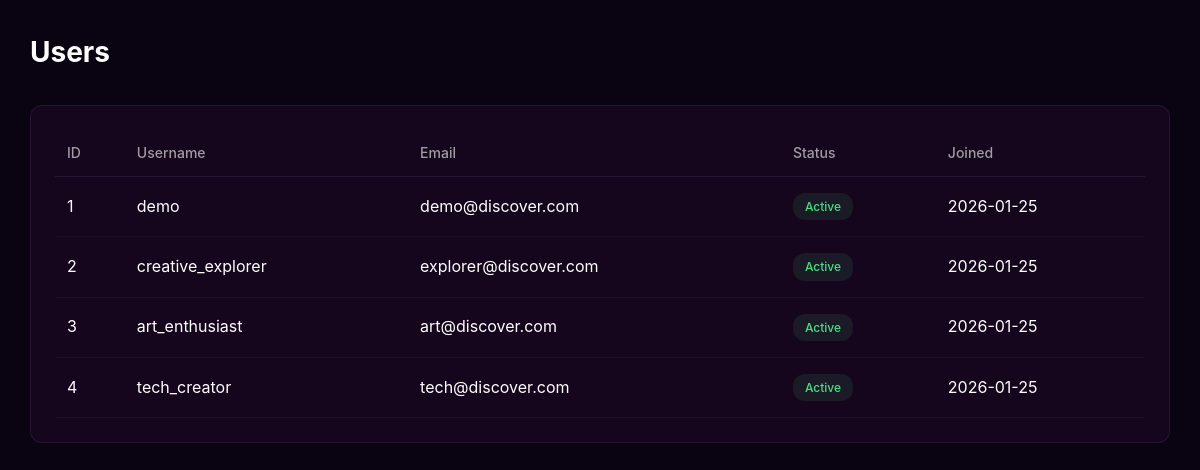
Page /admin/users.php (signed in) on the committed database.
### tables this page shows
CREATE TABLE IF NOT EXISTS users (
    id INT AUTO_INCREMENT PRIMARY KEY,
    username VARCHAR(50) UNIQUE NOT NULL,
    email VARCHAR(100) UNIQUE NOT NULL,
    password VARCHAR(255) NOT NULL,
    full_name VARCHAR(100) NOT NULL,
    bio TEXT,
    location VARCHAR(100),
    website VARCHAR(255),
    profile_image VARCHAR(255),
    cover_image VARCHAR(255),
    
     
    total_posts INT DEFAULT 0,
    followers INT DEFAULT 0,
    following INT DEFAULT 0,
    
     
    is_active BOOLEAN DEFAULT 1,
    is_verified BOOLEAN DEFAULT 0,
    email_verified BOOLEAN DEFAULT 0,
    
     
    remember_token VARCHAR(100),
    verification_token VARCHAR(100),
    reset_token VARCHAR(100),
    reset_token_expires DATETIME,
    
     
    join_date DATETIME DEFAULT CURRENT_TIMESTAMP,
    last_login DATETIME,
    created_at TIMESTAMP DEFAULT CURRENT_TIMESTAMP,
    updated_at TIMESTAMP DEFAULT CURRENT_TIMESTAMP ON UPDATE CURRENT_TIMESTAMP,
    
     
    INDEX idx_username (username),
    INDEX idx_email (email),
    INDEX idx_is_active (is_active),
    INDEX idx_created_at (created_at)
);

### admin/users.php (the view, shortened to what this page needs)
<?php
require_once 'config.php';
$result = $conn->query("SELECT * FROM users ORDER BY created_at DESC");
?>
<!DOCTYPE html>
<html lang="en">
<head>
    <link rel="stylesheet" href="admin-style.css">
</head>
<body>
<div class="container">
    <main class="main-content">
        <div class="header">
            <h1>Users</h1>
        </div>
        <div class="section">
            <table>
                <thead>
                    <tr>
                        <th>ID</th>
                        <th>Username</th>
                        <th>Email</th>
                        <th>Status</th>
                        <th>Joined</th>
                    </tr>
                </thead>
                <tbody>
                    <?php while ($u = $result->fetch_assoc()): ?>
                        <tr>
                            <td><?= $u['id'] ?></td>
                            <td><?= htmlspecialchars($u['username']) ?></td>
                            <td><?= htmlspecialchars($u['email']) ?></td>
                            <td>
                                <span class="badge <?= $u['is_active'] ? 'active' : 'inactive' ?>">
                                    <?= $u['is_active'] ? 'Active' : 'Inactive' ?>
                                </span>
                            </td>
                            <td><?= date('Y-m-d', strtotime($u['created_at'])) ?></td>
                        </tr>
                    <?php endwhile; ?>
                </tbody>
            </table>
        </div>
    </main>
</div>
</body>
</html>

### admin/admin-style.css (style rules this page uses)
* { margin: 0; padding: 0; box-sizing: border-box; }
body { font-family: -apple-system, BlinkMacSystemFont, 'Segoe UI', Roboto, Oxygen, Ubuntu, Cantarell, sans-serif; background: #0a0312; color: #fff; line-height: 1.6; }
.container { display: flex; min-height: 100vh; }
.main-content { flex: 1; padding: 30px; overflow-y: auto; max-height: 100vh; }
.header { display: flex; justify-content: space-between; align-items: center; margin-bottom: 30px; }
.header h1 { font-size: 28px; }
.section { background: #15051d; border: 1px solid rgba(206, 161, 245, 0.1); border-radius: 12px; padding: 24px; margin-bottom: 20px; }
table { width: 100%; border-collapse: collapse; }
th { text-align: left; padding: 12px; border-bottom: 1px solid rgba(206, 161, 245, 0.1); color: rgba(255, 255, 255, 0.6); font-size: 14px; font-weight: 500; }
td { padding: 16px 12px; border-bottom: 1px solid rgba(206, 161, 245, 0.05); }
.badge { padding: 4px 12px; border-radius: 12px; font-size: 12px; font-weight: 500; display: inline-block; }
.badge.active { background: rgba(74, 222, 128, 0.1); color: #4ade80; }

### rows in the picture
users: id "1", username "demo", email "demo@discover.com", is_active "Active", created_at "2026-01-25"
users: id "2", username "creative_explorer", email "explorer@discover.com", is_active "Active", created_at "2026-01-25"
users: id "3", username "art_enthusiast", email "art@discover.com", is_active "Active", created_at "2026-01-25"
users: id "4", username "tech_creator", email "tech@discover.com", is_active "Active", created_at "2026-01-25"
